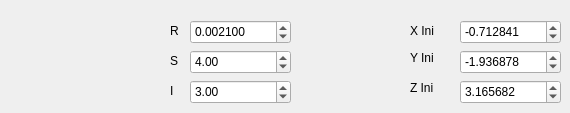
     <widget class="QWidget" name="pageHr">
      <widget class="QLabel" name="label_20">
       <property name="geometry">
        <rect>
         <x>410</x>
         <y>20</y>
         <width>31</width>
         <height>21</height>
        </rect>
       </property>
       <property name="text">
        <string>X Ini</string>
       </property>
      </widget>
      <widget class="QLabel" name="label_19">
       <property name="geometry">
        <rect>
         <x>170</x>
         <y>80</y>
         <width>21</width>
         <height>21</height>
        </rect>
       </property>
       <property name="text">
        <string>I</string>
       </property>
      </widget>
      <widget class="QLabel" name="label_18">
       <property name="geometry">
        <rect>
         <x>170</x>
         <y>50</y>
         <width>21</width>
         <height>21</height>
        </rect>
       </property>
       <property name="text">
        <string>S</string>
       </property>
      </widget>
      <widget class="QLabel" name="label_9">
       <property name="geometry">
        <rect>
         <x>170</x>
         <y>20</y>
         <width>21</width>
         <height>21</height>
        </rect>
       </property>
       <property name="text">
        <string>R</string>
       </property>
      </widget>
      <widget class="QLabel" name="label_17">
       <property name="geometry">
        <rect>
         <x>410</x>
         <y>50</y>
         <width>31</width>
         <height>16</height>
        </rect>
       </property>
       <property name="text">
        <string>Y Ini</string>
       </property>
      </widget>
      <widget class="QLabel" name="label_21">
       <property name="geometry">
        <rect>
         <x>410</x>
         <y>80</y>
         <width>31</width>
         <height>16</height>
        </rect>
       </property>
       <property name="text">
        <string>Z Ini</string>
       </property>
      </widget>
      <widget class="QDoubleSpinBox" name="doubleHrR">
       <property name="geometry">
        <rect>
         <x>190</x>
         <y>20</y>
         <width>101</width>
         <height>24</height>
        </rect>
       </property>
       <property name="decimals">
        <number>6</number>
       </property>
       <property name="minimum">
        <double>-99.989999999999995</double>
       </property>
       <property name="singleStep">
        <double>0.000100000000000</double>
       </property>
       <property name="value">
        <double>0.002100000000000</double>
       </property>
      </widget>
      <widget class="QDoubleSpinBox" name="doubleHrS">
       <property name="geometry">
        <rect>
         <x>190</x>
         <y>50</y>
         <width>101</width>
         <height>24</height>
        </rect>
       </property>
       <property name="decimals">
        <number>2</number>
       </property>
       <property name="minimum">
        <double>-99.989999999999995</double>
       </property>
       <property name="singleStep">
        <double>0.100000000000000</double>
       </property>
       <property name="value">
        <double>4.000000000000000</double>
       </property>
      </widget>
      <widget class="QDoubleSpinBox" name="doubleHrI">
       <property name="geometry">
        <rect>
         <x>190</x>
         <y>80</y>
         <width>101</width>
         <height>24</height>
        </rect>
       </property>
       <property name="decimals">
        <number>2</number>
       </property>
       <property name="minimum">
        <double>-99.989999999999995</double>
       </property>
       <property name="singleStep">
        <double>0.100000000000000</double>
       </property>
       <property name="value">
        <double>3.000000000000000</double>
       </property>
      </widget>
      <widget class="QDoubleSpinBox" name="doubleHrXIni">
       <property name="geometry">
        <rect>
         <x>460</x>
         <y>20</y>
         <width>101</width>
         <height>24</height>
        </rect>
       </property>
       <property name="decimals">
        <number>6</number>
       </property>
       <property name="minimum">
        <double>-99.989999999999995</double>
       </property>
       <property name="singleStep">
        <double>0.100000000000000</double>
       </property>
       <property name="value">
        <double>-0.712841000000000</double>
       </property>
      </widget>
      <widget class="QDoubleSpinBox" name="doubleHrYIni">
       <property name="geometry">
        <rect>
         <x>460</x>
         <y>50</y>
         <width>101</width>
         <height>24</height>
        </rect>
       </property>
       <property name="decimals">
        <number>6</number>
       </property>
       <property name="minimum">
        <double>-99.989999999999995</double>
       </property>
       <property name="singleStep">
        <double>0.100000000000000</double>
       </property>
       <property name="value">
        <double>-1.936878000000000</double>
       </property>
      </widget>
      <widget class="QDoubleSpinBox" name="doubleHrZIni">
       <property name="geometry">
        <rect>
         <x>460</x>
         <y>80</y>
         <width>101</width>
         <height>24</height>
        </rect>
       </property>
       <property name="decimals">
        <number>6</number>
       </property>
       <property name="minimum">
        <double>-99.989999999999995</double>
       </property>
       <property name="singleStep">
        <double>0.100000000000000</double>
       </property>
       <property name="value">
        <double>3.165682000000000</double>
       </property>
      </widget>
     </widget>
